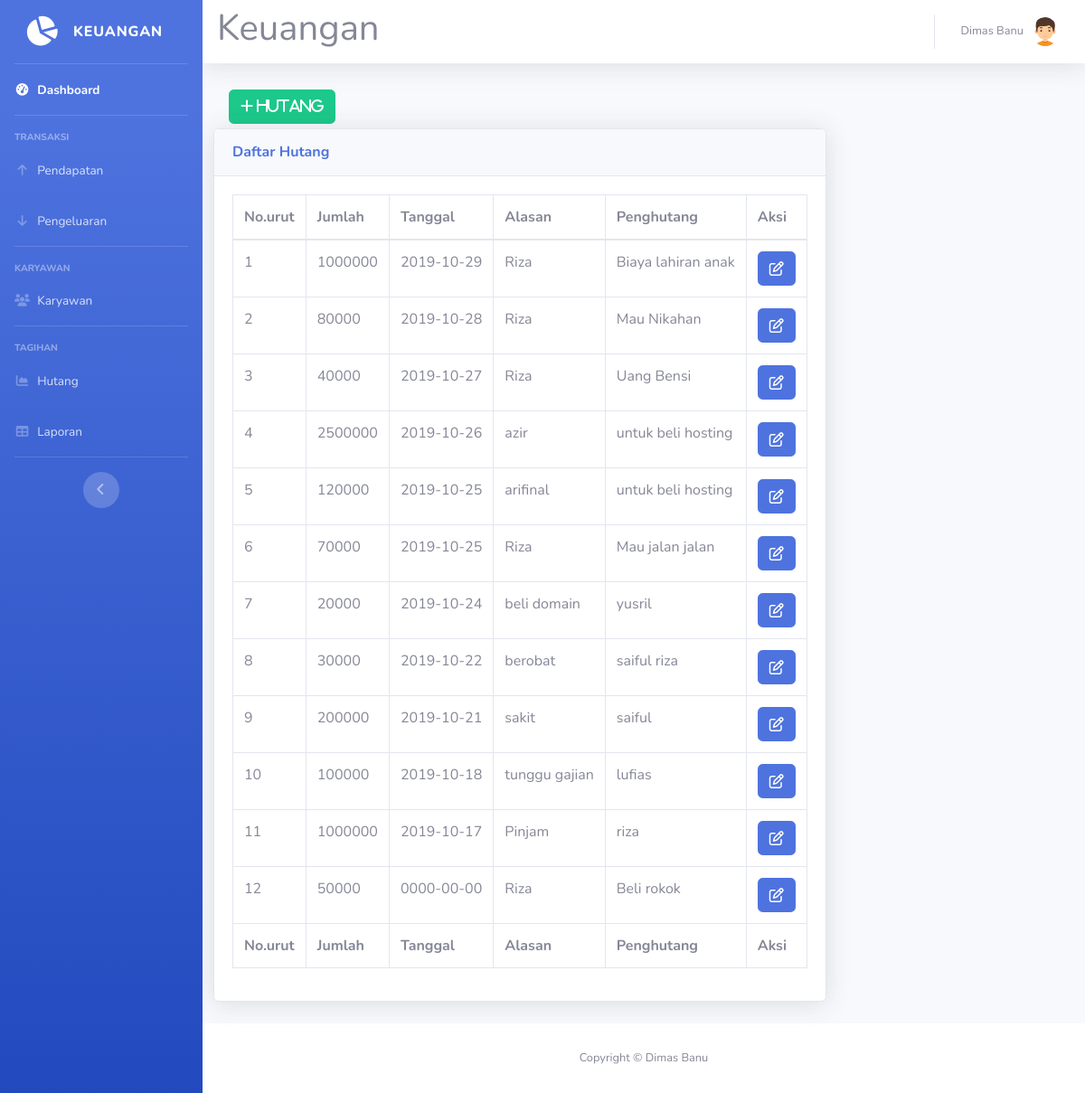
The app's page /hutang.php (signed in) with its own data.
### tables this page shows
CREATE TABLE `hutang` (
  `id_hutang` int(11) NOT NULL,
  `jumlah` int(11) NOT NULL,
  `tgl_hutang` date NOT NULL,
  `alasan` text NOT NULL,
  `penghutang` varchar(40) NOT NULL
);

### hutang.php (the view, shortened to what this page needs)
<!DOCTYPE html>
<html lang="en">
<head>
  <link href="vendor/fontawesome-free/css/all.min.css" rel="stylesheet" type="text/css">
  <link href="css/sb-admin-2.min.css" rel="stylesheet">
</head>
<body id="page-top">
<?php
require 'koneksi.php';
require 'sidebar.php';
?>
      <div id="content">
<?php require 'navbar.php'; ?>
        <div class="container-fluid">
<button type="button" class="btn btn-success" style="margin:5px" data-toggle="modal" data-target="#myModalTambah"><i class="fa fa-plus"> Hutang</i></button><br>
          <div class="row">
          <div class="card shadow mb-4">
            <div class="card-header py-3">
              <h6 class="m-0 font-weight-bold text-primary">Daftar Hutang</h6>
            </div>
            <div class="card-body">
              <div class="table-responsive">
                <table class="table table-bordered" id="dataTable" width="100%" cellspacing="0">
                  <thead>
                    <tr>
					<th>No.urut</th>
                      <th>Jumlah</th>
                      <th>Tanggal</th>
                      <th>Alasan</th>
                      <th>Penghutang</th>
                      <th>Aksi</th>
                    </tr>
                  </thead>
                  <tfoot>
                    <tr>
					<th>No.urut</th>
                      <th>Jumlah</th>
                      <th>Tanggal</th>
                      <th>Alasan</th>
                      <th>Penghutang</th>
                      <th>Aksi</th>
                    </tr>
                  </tfoot>
                  <tbody>
				  <?php
$query = mysqli_query($koneksi,"SELECT * FROM hutang where jumlah > 1000 ORDER BY tgl_hutang DESC");
$no = 1;
while ($data = mysqli_fetch_assoc($query))
{
?>
                    <tr>
					<td><?=$no++?></td>
                      <td><?=$data['jumlah']?></td>
                      <td><?=$data['tgl_hutang']?></td>
                      <td><?=$data['alasan']?></td>
                      <td><?=$data['penghutang']?></td>
					  <td>
<a href="#" type="button" class=" fa fa-edit btn btn-primary btn-md" data-toggle="modal" data-target="#myModal<?php echo $data['id_hutang']; ?>"></a>
</td>
</tr>
  </div>
<?php
}
?>
<?php require 'footer.php'?>
</body>
</html>

### sidebar.php
<div id="wrapper">
  <ul class="navbar-nav bg-gradient-primary sidebar sidebar-dark accordion" id="accordionSidebar">
    <a class="sidebar-brand d-flex align-items-center justify-content-center" href="index.php">
      <div class="sidebar-brand-icon rotate-n-15">
        <i class="fas fa-chart-pie"></i>
      </div>
      <div class="sidebar-brand-text mx-3">Keuangan</div>
    </a>
    <hr class="sidebar-divider my-0">
    <li class="nav-item active">
      <a class="nav-link" href="index.php">
        <i class="fas fa-fw fa-tachometer-alt"></i>
        <span>Dashboard</span></a>
    </li>
    <hr class="sidebar-divider">
    <div class="sidebar-heading">
      Transaksi
    </div>
    <li class="nav-item">
      <a class="nav-link collapsed" href="pendapatan.php">
        <i class="fas fa-fw fa-arrow-up"></i>
        <span>Pendapatan</span>
      </a>
    </li>
    <li class="nav-item">
      <a class="nav-link collapsed" href="pengeluaran.php" >
        <i class="fas fa-fw fa-arrow-down"></i>
        <span>Pengeluaran</span>
      </a>
    </li>
    <hr class="sidebar-divider">
    <div class="sidebar-heading">
      Karyawan
    </div>
    <li class="nav-item">
      <a class="nav-link collapsed" href="karyawan.php">
        <i class="fas fa-fw fa-users"></i>
        <span>Karyawan</span>
      </a>
    </li>
    <hr class="sidebar-divider">
    <div class="sidebar-heading">
      Tagihan
    </div>
    <li class="nav-item">
      <a class="nav-link" href="hutang.php">
        <i class="fas fa-fw fa-chart-area"></i>
        <span>Hutang</span></a>
    </li>
    <li class="nav-item">
      <a class="nav-link" href="laporan.php">
        <i class="fas fa-fw fa-table"></i>
        <span>Laporan</span></a>
    </li>
    <hr class="sidebar-divider d-none d-md-block">
    <div class="text-center d-none d-md-inline">
      <button class="rounded-circle border-0" id="sidebarToggle"></button>
    </div>
  </ul>
  <div id="content-wrapper" class="d-flex flex-column">

### navbar.php (shortened to what this page needs)
        <nav class="navbar navbar-expand navbar-light bg-white topbar mb-4 static-top shadow">
		<h1>Keuangan</h1>
<?php require 'user.php'; ?>
        </nav>

### user.php (shortened to what this page needs)
<ul class="navbar-nav ml-auto">
  <li class="nav-item dropdown no-arrow">
    <a class="nav-link dropdown-toggle" href="#" id="userDropdown" role="button" data-toggle="dropdown" aria-haspopup="true" aria-expanded="false">
      <span class="mr-2 d-none d-lg-inline text-gray-600 small"><?=$_SESSION['nama']?></span>
      <img class="img-profile rounded-circle" src="img/boy(2).png">
    </a>
  </li>
</ul>

### footer.php
<footer class="sticky-footer bg-white">
  <div class="container my-auto">
    <div class="copyright text-center my-auto">
      <span>Copyright &copy; Dimas Banu</span>
    </div>
  </div>
</footer>

### records on screen
hutang: jumlah "1000000", tgl_hutang "2019-10-29", alasan "Riza", penghutang "Biaya lahiran anak"
hutang: jumlah "80000", tgl_hutang "2019-10-28", alasan "Riza", penghutang "Mau Nikahan"
hutang: jumlah "40000", tgl_hutang "2019-10-27", alasan "Riza", penghutang "Uang Bensi"
hutang: jumlah "2500000", tgl_hutang "2019-10-26", alasan "azir", penghutang "untuk beli hosting"
hutang: jumlah "120000", tgl_hutang "2019-10-25", alasan "arifinal", penghutang "untuk beli hosting"
hutang: jumlah "70000", tgl_hutang "2019-10-25", alasan "Riza", penghutang "Mau jalan jalan"
hutang: jumlah "20000", tgl_hutang "2019-10-24", alasan "beli domain", penghutang "yusril"
hutang: jumlah "30000", tgl_hutang "2019-10-22", alasan "berobat", penghutang "saiful riza"
hutang: jumlah "200000", tgl_hutang "2019-10-21", alasan "sakit", penghutang "saiful"
hutang: jumlah "100000", tgl_hutang "2019-10-18", alasan "tunggu gajian", penghutang "lufias"
hutang: jumlah "1000000", tgl_hutang "2019-10-17", alasan "Pinjam", penghutang "riza"
hutang: jumlah "50000", tgl_hutang "0000-00-00", alasan "Riza", penghutang "Beli rokok"

### other values on screen
$_SESSION['nama'] "Dimas Banu"
